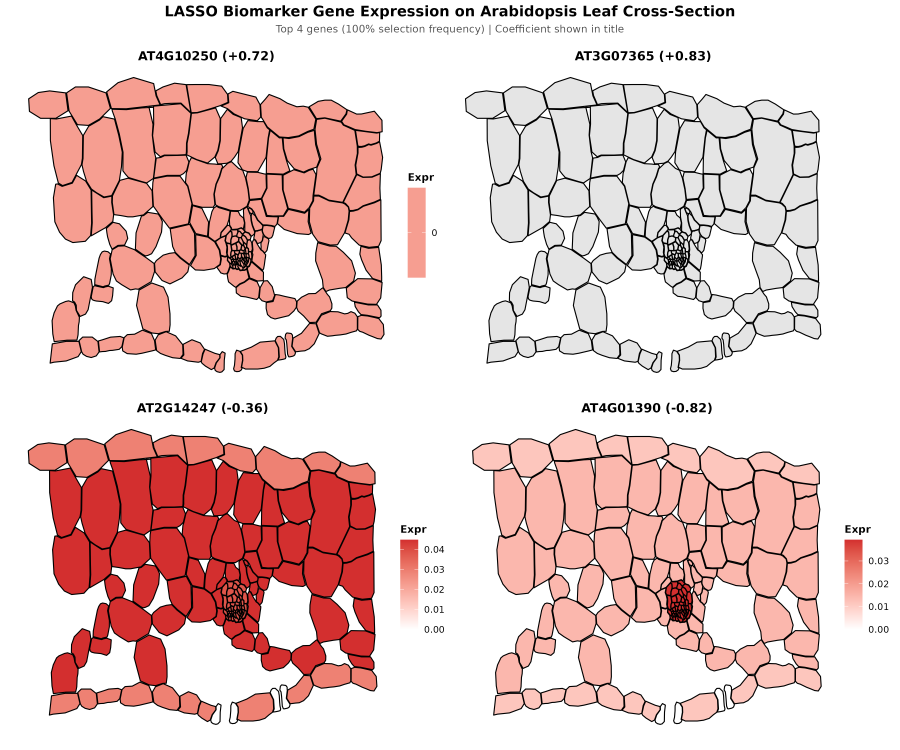
#> input picture track3_ccc_ggplantmap/figures/ggplantmap_composite1_lasso_leaf.png, 3600 x 3000 px, found by its file name (shown at 1/4 size)
$ python 05_generate_figures.py
#> lines starting #> are read from the running program, lines starting #| are printed output that depends on the picture
#!/usr/bin/env python3
"""
Figure 4: LASSO gene expression on plant anatomy (from R composites)
Figure 5: Ca2+ signaling pathway (ggpathway + conceptual schematic)
"""
# --- portable paths (de-sandboxed; replaces /mnt/results and /workspace) ---
import os as _os
_HERE = _os.path.dirname(_os.path.abspath(__file__))
REPO_ROOT = _os.path.abspath(_os.path.join(_HERE, '..', '..'))
RESULTS = _os.environ.get("ASO_ROOT", REPO_ROOT)          # holds tables/ and figures/
ATLAS   = _os.environ.get("ASO_ATLAS", _os.path.join(REPO_ROOT, "atlas"))  # large intermediates (not shipped)
WORK    = _os.environ.get("ASO_WORK", _os.path.join(REPO_ROOT, "work"))    # scratch outputs
_os.makedirs(WORK, exist_ok=True)
# --- end portable paths ---

import matplotlib
matplotlib.use('Agg')
import matplotlib.pyplot as plt
import matplotlib.image as mpimg
import os

matplotlib.rcParams['font.family'] = ['Liberation Sans', 'Arimo', 'DejaVu Sans']
matplotlib.rcParams['svg.fonttype'] = 'none'
matplotlib.rcParams['figure.dpi'] = 300
matplotlib.rcParams['savefig.dpi'] = 300

FIGDIR = RESULTS + '/figures'

# ============================================================
# FIGURE 4: LASSO genes on leaf + root (from R composites)
# ============================================================
print('=== Figure 4: LASSO genes on plant anatomy ===')

fig, axes = plt.subplots(2, 1, figsize=(12, 14))

# Panel a: Leaf composite
leaf_img = mpimg.imread(f'{FIGDIR}/ggplantmap_composite1_lasso_leaf.png')
#> leaf_img is the input picture: shape (3000, 3600, 3) float32; mean R, G, B 0.935, 0.782, 0.772
axes[0].imshow(leaf_img)
axes[0].set_title('a) LASSO biomarker gene expression on leaf cross-section',
                  fontweight='bold', loc='left', fontsize=11)
axes[0].axis('off')

# Panel b: Root composite
root_img = mpimg.imread(f'{FIGDIR}/ggplantmap_composite2_lasso_root.png')
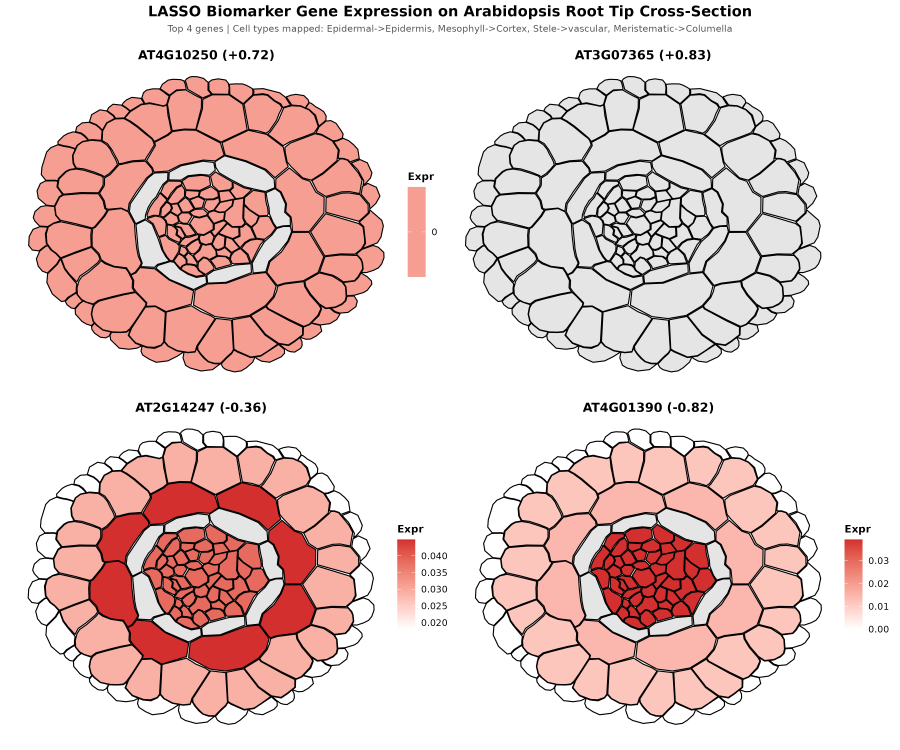
#> input picture track3_ccc_ggplantmap/figures/ggplantmap_composite2_lasso_root.png, 3600 x 3000 px, found by its file name (shown at 1/4 size)
#> root_img is the input picture: shape (3000, 3600, 3) float32; mean R, G, B 0.922, 0.808, 0.787
axes[1].imshow(root_img)
axes[1].set_title('b) LASSO biomarker gene expression on root tip cross-section',
                  fontweight='bold', loc='left', fontsize=11)
axes[1].axis('off')

fig.suptitle('Spatial Expression of LASSO Biomarker Genes on Arabidopsis Anatomy',
             fontsize=13, fontweight='bold', y=0.98)
fig.tight_layout()
fig.savefig(f'{FIGDIR}/Figure4_ggPlantmap_LASSO_genes.png', dpi=300, bbox_inches='tight', facecolor='white')
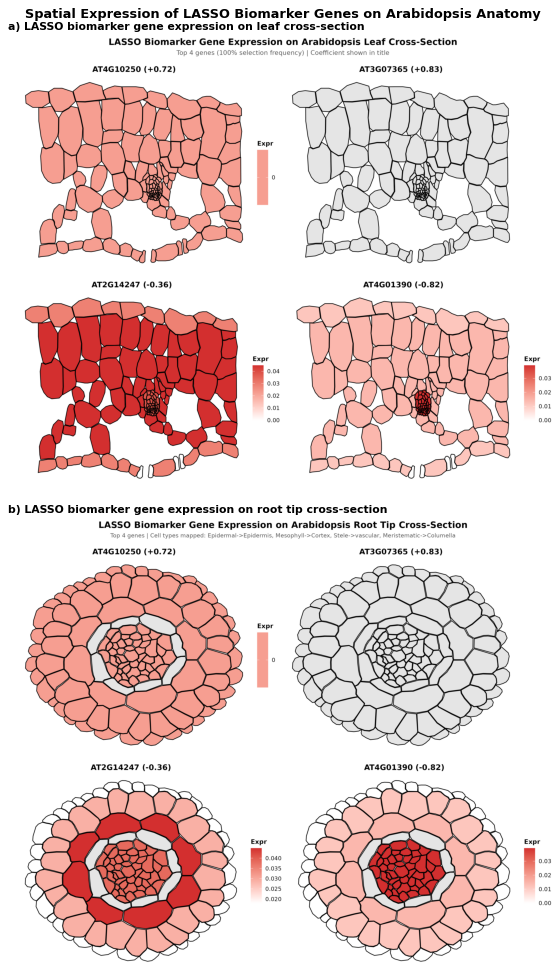
#> figure drawn by matplotlib, 2 panels
fig.savefig(f'{FIGDIR}/Figure4_ggPlantmap_LASSO_genes.svg', bbox_inches='tight', facecolor='white')
plt.close(fig)
print('  Saved: Figure4_ggPlantmap_LASSO_genes.png/.svg')

# ============================================================
# FIGURE 5: Ca2+ pathway (ggpathway + conceptual schematic)
# ============================================================
print('=== Figure 5: Ca2+ signaling pathway ===')

fig, axes = plt.subplots(1, 2, figsize=(16, 8))

# Panel a: ggpathway network
ggpath_img = mpimg.imread(f'{FIGDIR}/ccc_ca2_pathway_ggpathway.png')
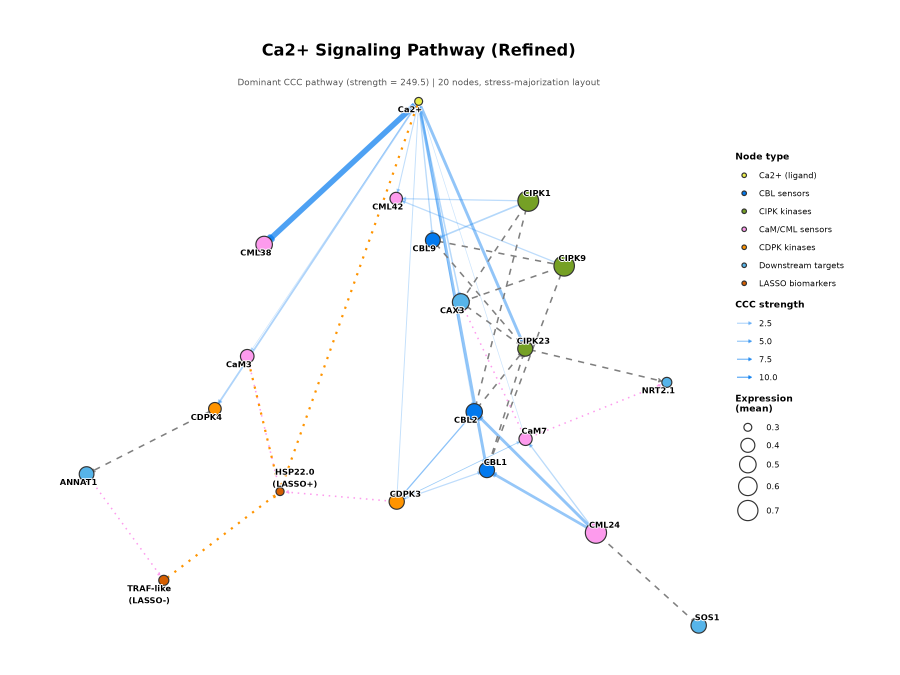
#> input picture track3_ccc_ggplantmap/figures/ccc_ca2_pathway_ggpathway.png, 3600 x 2700 px, found by its file name (shown at 1/4 size)
#> ggpath_img is the input picture: shape (2700, 3600, 3) float32; mean R, G, B 0.982, 0.985, 0.986
axes[0].imshow(ggpath_img)
axes[0].set_title('a) Ca2+ signaling network (data-driven, ggpathway)',
                  fontweight='bold', loc='left', fontsize=11)
axes[0].axis('off')

# Panel b: Conceptual schematic
schematic_img = mpimg.imread(f'{FIGDIR}/ccc_ca2_conceptual_schematic.png')
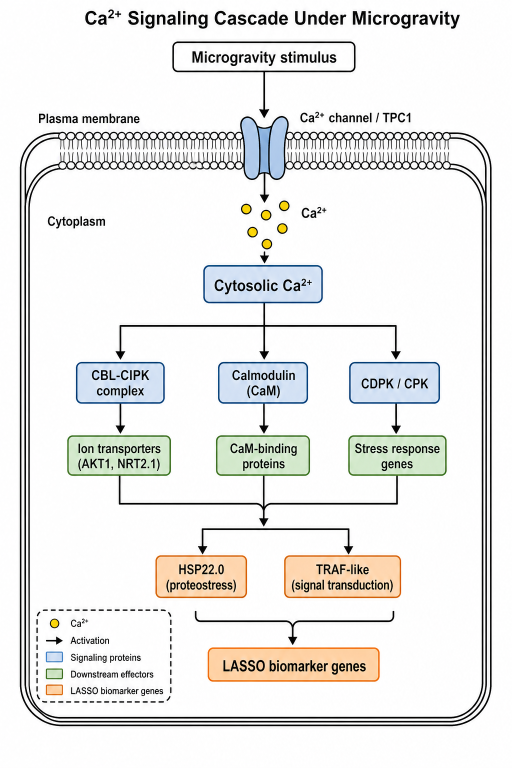
#> input picture track3_ccc_ggplantmap/figures/ccc_ca2_conceptual_schematic.png, 1024 x 1536 px, found by its file name (shown at 1/2 size)
#> schematic_img is the input picture: shape (1536, 1024, 3) float32; mean R, G, B 0.918, 0.919, 0.911
axes[1].imshow(schematic_img)
axes[1].set_title('b) Ca2+ signaling cascade under microgravity (conceptual)',
                  fontweight='bold', loc='left', fontsize=11)
axes[1].axis('off')

fig.suptitle('Ca2+ Signaling Pathway: Dominant Cell-Cell Communication Axis',
             fontsize=13, fontweight='bold', y=0.98)
fig.tight_layout()
fig.savefig(f'{FIGDIR}/Figure5_Ca2_pathway.png', dpi=300, bbox_inches='tight', facecolor='white')
fig.savefig(f'{FIGDIR}/Figure5_Ca2_pathway.svg', bbox_inches='tight', facecolor='white')
plt.close(fig)
print('  Saved: Figure5_Ca2_pathway.png/.svg')

print('\n=== All 6 manuscript figures complete ===')
for i in range(1, 7):
    names = {
        1: 'Figure1_LASSO_panel',
        2: 'Figure2_scPlantLLM_clustering',
        3: 'Figure3_CCC_communication',
        4: 'Figure4_ggPlantmap_LASSO_genes',
        5: 'Figure5_Ca2_pathway',
        6: 'Figure6_integration'
    }
    name = names[i]
    png_path = f'{FIGDIR}/{name}.png'
    if os.path.exists(png_path):
        size = os.path.getsize(png_path) / 1024
        print(f'  Figure {i}: {name}.png ({size:.0f} KB)')
